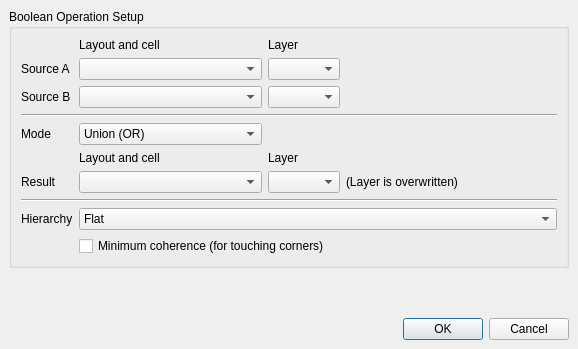
<?xml version="1.0" encoding="UTF-8"?>
<ui version="4.0">
 <class>BooleanOptionsDialog</class>
 <widget class="QDialog" name="BooleanOptionsDialog">
  <property name="geometry">
   <rect>
    <x>0</x>
    <y>0</y>
    <width>578</width>
    <height>349</height>
   </rect>
  </property>
  <property name="windowTitle">
   <string>Boolean Operation</string>
  </property>
  <layout class="QVBoxLayout">
   <property name="spacing">
    <number>6</number>
   </property>
   <property name="margin" stdset="0">
    <number>9</number>
   </property>
   <item>
    <widget class="QGroupBox" name="groupBox">
     <property name="title">
      <string>Boolean Operation Setup</string>
     </property>
     <layout class="QGridLayout">
      <property name="margin" stdset="0">
       <number>9</number>
      </property>
      <property name="spacing">
       <number>6</number>
      </property>
      <item row="2" column="3">
       <spacer>
        <property name="orientation">
         <enum>Qt::Horizontal</enum>
        </property>
        <property name="sizeHint" stdset="0">
         <size>
          <width>40</width>
          <height>20</height>
         </size>
        </property>
       </spacer>
      </item>
      <item row="3" column="0" colspan="4">
       <widget class="Line" name="line">
        <property name="orientation">
         <enum>Qt::Horizontal</enum>
        </property>
       </widget>
      </item>
      <item row="4" column="1">
       <widget class="QComboBox" name="mode_cbx">
        <item>
         <property name="text">
          <string>Union (OR)</string>
         </property>
        </item>
        <item>
         <property name="text">
          <string>Intersection (AND)</string>
         </property>
        </item>
        <item>
         <property name="text">
          <string>Difference (A NOT B)</string>
         </property>
        </item>
        <item>
         <property name="text">
          <string>Difference (B NOT A)</string>
         </property>
        </item>
        <item>
         <property name="text">
          <string>Symmetric Difference (XOR)</string>
         </property>
        </item>
       </widget>
      </item>
      <item row="2" column="0">
       <widget class="QLabel" name="label_2">
        <property name="text">
         <string>Source B</string>
        </property>
       </widget>
      </item>
      <item row="1" column="0">
       <widget class="QLabel" name="label">
        <property name="text">
         <string>Source A</string>
        </property>
       </widget>
      </item>
      <item row="4" column="0">
       <widget class="QLabel" name="label_4">
        <property name="text">
         <string>Mode</string>
        </property>
       </widget>
      </item>
      <item row="6" column="0">
       <widget class="QLabel" name="label_3">
        <property name="text">
         <string>Result</string>
        </property>
       </widget>
      </item>
      <item row="8" column="0">
       <widget class="QLabel" name="label_7">
        <property name="text">
         <string>Hierarchy</string>
        </property>
       </widget>
      </item>
      <item row="7" column="0" colspan="4">
       <widget class="Line" name="line_2">
        <property name="orientation">
         <enum>Qt::Horizontal</enum>
        </property>
       </widget>
      </item>
      <item row="0" column="1">
       <widget class="QLabel" name="label_5">
        <property name="text">
         <string>Layout and cell</string>
        </property>
       </widget>
      </item>
      <item row="0" column="2">
       <widget class="QLabel" name="label_6">
        <property name="text">
         <string>Layer</string>
        </property>
       </widget>
      </item>
      <item row="5" column="2">
       <widget class="QLabel" name="label_8">
        <property name="text">
         <string>Layer</string>
        </property>
       </widget>
      </item>
      <item row="5" column="1">
       <widget class="QLabel" name="label_9">
        <property name="text">
         <string>Layout and cell</string>
        </property>
       </widget>
      </item>
      <item row="1" column="1">
       <widget class="lay::CellViewSelectionComboBox" name="cva_cbx"/>
      </item>
      <item row="2" column="1">
       <widget class="lay::CellViewSelectionComboBox" name="cvb_cbx"/>
      </item>
      <item row="6" column="1">
       <widget class="lay::CellViewSelectionComboBox" name="cvr_cbx"/>
      </item>
      <item row="1" column="2">
       <widget class="lay::LayerSelectionComboBox" name="layera_cbx">
        <property name="sizeAdjustPolicy">
         <enum>QComboBox::AdjustToContents</enum>
        </property>
       </widget>
      </item>
      <item row="2" column="2">
       <widget class="lay::LayerSelectionComboBox" name="layerb_cbx">
        <property name="sizeAdjustPolicy">
         <enum>QComboBox::AdjustToContents</enum>
        </property>
       </widget>
      </item>
      <item row="6" column="2">
       <widget class="lay::LayerSelectionComboBox" name="layerr_cbx">
        <property name="sizeAdjustPolicy">
         <enum>QComboBox::AdjustToContents</enum>
        </property>
       </widget>
      </item>
      <item row="6" column="3">
       <widget class="QLabel" name="label_10">
        <property name="text">
         <string>(Layer is overwritten)</string>
        </property>
       </widget>
      </item>
      <item row="9" column="1" colspan="3">
       <widget class="QCheckBox" name="min_coherence_cb">
        <property name="text">
         <string>Minimum coherence (for touching corners)</string>
        </property>
       </widget>
      </item>
      <item row="8" column="1" colspan="3">
       <widget class="QComboBox" name="hier_mode_cbx">
        <item>
         <property name="text">
          <string>Flat</string>
         </property>
        </item>
        <item>
         <property name="text">
          <string>Top cell only</string>
         </property>
        </item>
        <item>
         <property name="text">
          <string>Individually for current and subcells (semi hierarchical)</string>
         </property>
        </item>
       </widget>
      </item>
     </layout>
    </widget>
   </item>
   <item>
    <spacer>
     <property name="orientation">
      <enum>Qt::Vertical</enum>
     </property>
     <property name="sizeHint" stdset="0">
      <size>
       <width>506</width>
       <height>51</height>
      </size>
     </property>
    </spacer>
   </item>
   <item>
    <widget class="QDialogButtonBox" name="buttonBox">
     <property name="orientation">
      <enum>Qt::Horizontal</enum>
     </property>
     <property name="standardButtons">
      <set>QDialogButtonBox::Cancel|QDialogButtonBox::Ok</set>
     </property>
    </widget>
   </item>
  </layout>
 </widget>
 <customwidgets>
  <customwidget>
   <class>lay::LayerSelectionComboBox</class>
   <extends>QComboBox</extends>
   <header>layWidgets.h</header>
  </customwidget>
  <customwidget>
   <class>lay::CellViewSelectionComboBox</class>
   <extends>QComboBox</extends>
   <header>layWidgets.h</header>
  </customwidget>
 </customwidgets>
 <resources/>
 <connections>
  <connection>
   <sender>buttonBox</sender>
   <signal>accepted()</signal>
   <receiver>BooleanOptionsDialog</receiver>
   <slot>accept()</slot>
   <hints>
    <hint type="sourcelabel">
     <x>248</x>
     <y>254</y>
    </hint>
    <hint type="destinationlabel">
     <x>157</x>
     <y>274</y>
    </hint>
   </hints>
  </connection>
  <connection>
   <sender>buttonBox</sender>
   <signal>rejected()</signal>
   <receiver>BooleanOptionsDialog</receiver>
   <slot>reject()</slot>
   <hints>
    <hint type="sourcelabel">
     <x>316</x>
     <y>260</y>
    </hint>
    <hint type="destinationlabel">
     <x>286</x>
     <y>274</y>
    </hint>
   </hints>
  </connection>
 </connections>
</ui>
